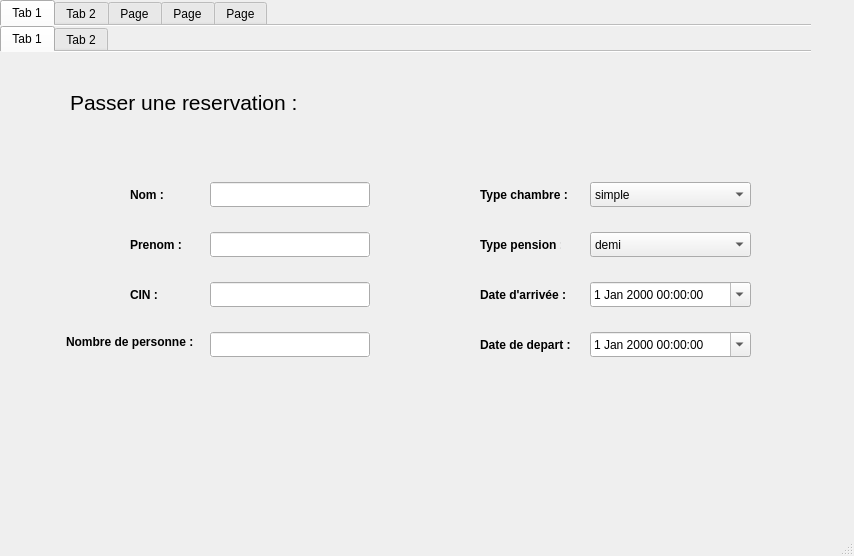
<?xml version="1.0" encoding="UTF-8"?>
<ui version="4.0">
 <class>MainWindow</class>
 <widget class="QMainWindow" name="MainWindow">
  <property name="geometry">
   <rect>
    <x>0</x>
    <y>0</y>
    <width>854</width>
    <height>556</height>
   </rect>
  </property>
  <property name="windowTitle">
   <string>MainWindow</string>
  </property>
  <widget class="QWidget" name="centralwidget">
   <widget class="QTabWidget" name="tabWidget">
    <property name="geometry">
     <rect>
      <x>0</x>
      <y>0</y>
      <width>811</width>
      <height>591</height>
     </rect>
    </property>
    <property name="mouseTracking">
     <bool>true</bool>
    </property>
    <property name="tabletTracking">
     <bool>true</bool>
    </property>
    <property name="currentIndex">
     <number>0</number>
    </property>
    <property name="documentMode">
     <bool>true</bool>
    </property>
    <widget class="QWidget" name="HBRG">
     <attribute name="title">
      <string>Tab 1</string>
     </attribute>
     <widget class="QTabWidget" name="tabWidget_2">
      <property name="geometry">
       <rect>
        <x>0</x>
        <y>0</y>
        <width>901</width>
        <height>491</height>
       </rect>
      </property>
      <property name="currentIndex">
       <number>0</number>
      </property>
      <property name="documentMode">
       <bool>true</bool>
      </property>
      <widget class="QWidget" name="tab">
       <attribute name="title">
        <string>Tab 1</string>
       </attribute>
       <widget class="QLineEdit" name="Nom">
        <property name="geometry">
         <rect>
          <x>210</x>
          <y>130</y>
          <width>160</width>
          <height>25</height>
         </rect>
        </property>
        <property name="autoFillBackground">
         <bool>true</bool>
        </property>
       </widget>
       <widget class="QLineEdit" name="CIIN_2">
        <property name="geometry">
         <rect>
          <x>210</x>
          <y>230</y>
          <width>160</width>
          <height>25</height>
         </rect>
        </property>
        <property name="autoFillBackground">
         <bool>true</bool>
        </property>
       </widget>
       <widget class="QPushButton" name="pushButton_4">
        <property name="geometry">
         <rect>
          <x>90</x>
          <y>390</y>
          <width>40</width>
          <height>40</height>
         </rect>
        </property>
        <property name="autoFillBackground">
         <bool>false</bool>
        </property>
        <property name="styleSheet">
         <string notr="true">background-color:tranparent;
border-image:url(:/images/icones/quit.png);
background:none;
border:none;
background-repeat:none;</string>
        </property>
        <property name="text">
         <string/>
        </property>
       </widget>
       <widget class="QPushButton" name="pushButton_6">
        <property name="geometry">
         <rect>
          <x>520</x>
          <y>390</y>
          <width>45</width>
          <height>40</height>
         </rect>
        </property>
        <property name="autoFillBackground">
         <bool>false</bool>
        </property>
        <property name="styleSheet">
         <string notr="true">background-color:tranparent;
border-image:url(:/images/icones/view.png);
background:none;
border:none;
background-repeat:none;</string>
        </property>
        <property name="text">
         <string/>
        </property>
       </widget>
       <widget class="QLineEdit" name="NBpersonnes_2">
        <property name="geometry">
         <rect>
          <x>210</x>
          <y>280</y>
          <width>160</width>
          <height>25</height>
         </rect>
        </property>
        <property name="autoFillBackground">
         <bool>true</bool>
        </property>
       </widget>
       <widget class="QLineEdit" name="Prenom">
        <property name="geometry">
         <rect>
          <x>210</x>
          <y>180</y>
          <width>160</width>
          <height>25</height>
         </rect>
        </property>
        <property name="autoFillBackground">
         <bool>true</bool>
        </property>
       </widget>
       <widget class="QPushButton" name="pushButton_5">
        <property name="geometry">
         <rect>
          <x>420</x>
          <y>390</y>
          <width>40</width>
          <height>40</height>
         </rect>
        </property>
        <property name="autoFillBackground">
         <bool>false</bool>
        </property>
        <property name="styleSheet">
         <string notr="true">background-color:tranparent;
border-image:url(:/images/icones/save.png);
background:none;
border:none;
background-repeat:none;</string>
        </property>
        <property name="text">
         <string/>
        </property>
       </widget>
       <widget class="QLabel" name="label">
        <property name="geometry">
         <rect>
          <x>70</x>
          <y>30</y>
          <width>241</width>
          <height>41</height>
         </rect>
        </property>
        <property name="font">
         <font>
          <pointsize>16</pointsize>
         </font>
        </property>
        <property name="text">
         <string>Passer une reservation :</string>
        </property>
       </widget>
       <widget class="QLabel" name="label_14">
        <property name="geometry">
         <rect>
          <x>130</x>
          <y>130</y>
          <width>70</width>
          <height>25</height>
         </rect>
        </property>
        <property name="font">
         <font>
          <weight>75</weight>
          <bold>true</bold>
         </font>
        </property>
        <property name="text">
         <string>Nom :</string>
        </property>
       </widget>
       <widget class="QLabel" name="label_15">
        <property name="geometry">
         <rect>
          <x>130</x>
          <y>180</y>
          <width>70</width>
          <height>25</height>
         </rect>
        </property>
        <property name="font">
         <font>
          <weight>75</weight>
          <bold>true</bold>
         </font>
        </property>
        <property name="text">
         <string>Prenom :</string>
        </property>
       </widget>
       <widget class="QLabel" name="label_16">
        <property name="geometry">
         <rect>
          <x>130</x>
          <y>230</y>
          <width>70</width>
          <height>25</height>
         </rect>
        </property>
        <property name="font">
         <font>
          <weight>75</weight>
          <bold>true</bold>
         </font>
        </property>
        <property name="text">
         <string>CIN :</string>
        </property>
       </widget>
       <widget class="QLabel" name="label_17">
        <property name="geometry">
         <rect>
          <x>66</x>
          <y>280</y>
          <width>131</width>
          <height>20</height>
         </rect>
        </property>
        <property name="font">
         <font>
          <weight>75</weight>
          <bold>true</bold>
         </font>
        </property>
        <property name="text">
         <string>Nombre de personne :</string>
        </property>
       </widget>
       <widget class="QLabel" name="label_18">
        <property name="geometry">
         <rect>
          <x>480</x>
          <y>130</y>
          <width>91</width>
          <height>25</height>
         </rect>
        </property>
        <property name="font">
         <font>
          <weight>75</weight>
          <bold>true</bold>
         </font>
        </property>
        <property name="text">
         <string>Type chambre :</string>
        </property>
       </widget>
       <widget class="QLabel" name="label_19">
        <property name="geometry">
         <rect>
          <x>480</x>
          <y>180</y>
          <width>81</width>
          <height>25</height>
         </rect>
        </property>
        <property name="font">
         <font>
          <weight>75</weight>
          <bold>true</bold>
         </font>
        </property>
        <property name="text">
         <string>Type pension :</string>
        </property>
       </widget>
       <widget class="QLabel" name="label_20">
        <property name="geometry">
         <rect>
          <x>480</x>
          <y>230</y>
          <width>91</width>
          <height>25</height>
         </rect>
        </property>
        <property name="font">
         <font>
          <weight>75</weight>
          <bold>true</bold>
         </font>
        </property>
        <property name="text">
         <string>Date d'arrivée :</string>
        </property>
       </widget>
       <widget class="QLabel" name="label_21">
        <property name="geometry">
         <rect>
          <x>480</x>
          <y>280</y>
          <width>91</width>
          <height>25</height>
         </rect>
        </property>
        <property name="font">
         <font>
          <weight>75</weight>
          <bold>true</bold>
         </font>
        </property>
        <property name="text">
         <string>Date de depart :</string>
        </property>
       </widget>
       <widget class="QDateTimeEdit" name="dateTimeEdit">
        <property name="geometry">
         <rect>
          <x>590</x>
          <y>230</y>
          <width>161</width>
          <height>25</height>
         </rect>
        </property>
        <property name="calendarPopup">
         <bool>true</bool>
        </property>
       </widget>
       <widget class="QDateTimeEdit" name="dateTimeEdit_2">
        <property name="geometry">
         <rect>
          <x>590</x>
          <y>280</y>
          <width>161</width>
          <height>25</height>
         </rect>
        </property>
        <property name="calendarPopup">
         <bool>true</bool>
        </property>
       </widget>
       <widget class="QComboBox" name="TypeC">
        <property name="geometry">
         <rect>
          <x>590</x>
          <y>130</y>
          <width>161</width>
          <height>25</height>
         </rect>
        </property>
        <item>
         <property name="text">
          <string>simple</string>
         </property>
        </item>
        <item>
         <property name="text">
          <string>double</string>
         </property>
        </item>
        <item>
         <property name="text">
          <string>suite</string>
         </property>
        </item>
       </widget>
       <widget class="QComboBox" name="TypeP_2">
        <property name="geometry">
         <rect>
          <x>590</x>
          <y>180</y>
          <width>161</width>
          <height>25</height>
         </rect>
        </property>
        <item>
         <property name="text">
          <string>demi</string>
         </property>
        </item>
        <item>
         <property name="text">
          <string>complete</string>
         </property>
        </item>
       </widget>
      </widget>
      <widget class="QWidget" name="tab_2">
       <attribute name="title">
        <string>Tab 2</string>
       </attribute>
       <widget class="QPushButton" name="pushButton_7">
        <property name="geometry">
         <rect>
          <x>110</x>
          <y>390</y>
          <width>80</width>
          <height>21</height>
         </rect>
        </property>
        <property name="autoFillBackground">
         <bool>true</bool>
        </property>
        <property name="text">
         <string>Quitter</string>
        </property>
       </widget>
       <widget class="QPushButton" name="pushButton_8">
        <property name="geometry">
         <rect>
          <x>550</x>
          <y>390</y>
          <width>80</width>
          <height>21</height>
         </rect>
        </property>
        <property name="autoFillBackground">
         <bool>true</bool>
        </property>
        <property name="text">
         <string>affichage</string>
        </property>
       </widget>
       <widget class="QLineEdit" name="NbPr">
        <property name="geometry">
         <rect>
          <x>210</x>
          <y>220</y>
          <width>160</width>
          <height>25</height>
         </rect>
        </property>
        <property name="autoFillBackground">
         <bool>true</bool>
        </property>
       </widget>
       <widget class="QPushButton" name="pushButton_9">
        <property name="geometry">
         <rect>
          <x>450</x>
          <y>390</y>
          <width>80</width>
          <height>21</height>
         </rect>
        </property>
        <property name="autoFillBackground">
         <bool>true</bool>
        </property>
        <property name="text">
         <string>Valider</string>
        </property>
       </widget>
       <widget class="QLabel" name="label_2">
        <property name="geometry">
         <rect>
          <x>70</x>
          <y>30</y>
          <width>241</width>
          <height>41</height>
         </rect>
        </property>
        <property name="font">
         <font>
          <pointsize>16</pointsize>
         </font>
        </property>
        <property name="text">
         <string> Chambres :</string>
        </property>
       </widget>
       <widget class="QLineEdit" name="Num">
        <property name="geometry">
         <rect>
          <x>210</x>
          <y>140</y>
          <width>160</width>
          <height>25</height>
         </rect>
        </property>
        <property name="autoFillBackground">
         <bool>true</bool>
        </property>
       </widget>
       <widget class="QLabel" name="label_22">
        <property name="geometry">
         <rect>
          <x>120</x>
          <y>140</y>
          <width>50</width>
          <height>13</height>
         </rect>
        </property>
        <property name="font">
         <font>
          <weight>75</weight>
          <bold>true</bold>
         </font>
        </property>
        <property name="text">
         <string>Numero:</string>
        </property>
       </widget>
       <widget class="QLabel" name="label_23">
        <property name="geometry">
         <rect>
          <x>120</x>
          <y>180</y>
          <width>50</width>
          <height>13</height>
         </rect>
        </property>
        <property name="font">
         <font>
          <weight>75</weight>
          <bold>true</bold>
         </font>
        </property>
        <property name="text">
         <string>Etat:</string>
        </property>
       </widget>
       <widget class="QLabel" name="label_24">
        <property name="geometry">
         <rect>
          <x>120</x>
          <y>220</y>
          <width>50</width>
          <height>13</height>
         </rect>
        </property>
        <property name="font">
         <font>
          <weight>75</weight>
          <bold>true</bold>
         </font>
        </property>
        <property name="text">
         <string>Capacite:</string>
        </property>
       </widget>
       <widget class="QLabel" name="label_25">
        <property name="geometry">
         <rect>
          <x>120</x>
          <y>270</y>
          <width>50</width>
          <height>13</height>
         </rect>
        </property>
        <property name="font">
         <font>
          <weight>75</weight>
          <bold>true</bold>
         </font>
        </property>
        <property name="text">
         <string>Type:</string>
        </property>
       </widget>
       <widget class="QComboBox" name="Etat">
        <property name="geometry">
         <rect>
          <x>210</x>
          <y>180</y>
          <width>160</width>
          <height>25</height>
         </rect>
        </property>
        <item>
         <property name="text">
          <string>Reserver </string>
         </property>
        </item>
        <item>
         <property name="text">
          <string>Non reserver </string>
         </property>
        </item>
       </widget>
       <widget class="QComboBox" name="Type">
        <property name="geometry">
         <rect>
          <x>210</x>
          <y>270</y>
          <width>160</width>
          <height>25</height>
         </rect>
        </property>
        <item>
         <property name="text">
          <string>simple</string>
         </property>
        </item>
        <item>
         <property name="text">
          <string>double</string>
         </property>
        </item>
        <item>
         <property name="text">
          <string>suite</string>
         </property>
        </item>
       </widget>
      </widget>
     </widget>
    </widget>
    <widget class="QWidget" name="RESTO">
     <attribute name="title">
      <string>Tab 2</string>
     </attribute>
     <widget class="QTabWidget" name="tabWidget_3">
      <property name="geometry">
       <rect>
        <x>0</x>
        <y>0</y>
        <width>821</width>
        <height>80</height>
       </rect>
      </property>
      <property name="currentIndex">
       <number>0</number>
      </property>
      <property name="documentMode">
       <bool>true</bool>
      </property>
      <widget class="QWidget" name="tab_3">
       <attribute name="title">
        <string>Tab 1</string>
       </attribute>
      </widget>
      <widget class="QWidget" name="tab_4">
       <attribute name="title">
        <string>Tab 2</string>
       </attribute>
      </widget>
     </widget>
    </widget>
    <widget class="QWidget" name="RH">
     <attribute name="title">
      <string>Page</string>
     </attribute>
     <widget class="QTabWidget" name="tabWidget_4">
      <property name="geometry">
       <rect>
        <x>0</x>
        <y>0</y>
        <width>821</width>
        <height>531</height>
       </rect>
      </property>
      <property name="currentIndex">
       <number>1</number>
      </property>
      <property name="documentMode">
       <bool>true</bool>
      </property>
      <widget class="QWidget" name="tab_5">
       <attribute name="title">
        <string>Tab 1</string>
       </attribute>
       <widget class="QTabWidget" name="tabWidget_7">
        <property name="geometry">
         <rect>
          <x>0</x>
          <y>-20</y>
          <width>811</width>
          <height>491</height>
         </rect>
        </property>
        <property name="currentIndex">
         <number>1</number>
        </property>
        <widget class="QWidget" name="tab_11">
         <attribute name="title">
          <string>Tab 1</string>
         </attribute>
        </widget>
        <widget class="QWidget" name="tab_12">
         <attribute name="title">
          <string>Tab 2</string>
         </attribute>
         <widget class="QPushButton" name="pushButton_10">
          <property name="geometry">
           <rect>
            <x>50</x>
            <y>370</y>
            <width>80</width>
            <height>21</height>
           </rect>
          </property>
          <property name="autoFillBackground">
           <bool>true</bool>
          </property>
          <property name="text">
           <string>Valider</string>
          </property>
         </widget>
         <widget class="QCalendarWidget" name="date">
          <property name="geometry">
           <rect>
            <x>400</x>
            <y>90</y>
            <width>281</width>
            <height>201</height>
           </rect>
          </property>
          <property name="autoFillBackground">
           <bool>true</bool>
          </property>
         </widget>
         <widget class="QPushButton" name="pushButton_11">
          <property name="geometry">
           <rect>
            <x>610</x>
            <y>370</y>
            <width>80</width>
            <height>21</height>
           </rect>
          </property>
          <property name="autoFillBackground">
           <bool>true</bool>
          </property>
          <property name="text">
           <string>Quitter</string>
          </property>
         </widget>
         <widget class="QPushButton" name="pushButton_12">
          <property name="geometry">
           <rect>
            <x>510</x>
            <y>370</y>
            <width>75</width>
            <height>23</height>
           </rect>
          </property>
          <property name="text">
           <string>afficher</string>
          </property>
         </widget>
         <widget class="QLineEdit" name="grade">
          <property name="geometry">
           <rect>
            <x>50</x>
            <y>160</y>
            <width>160</width>
            <height>25</height>
           </rect>
          </property>
          <property name="autoFillBackground">
           <bool>true</bool>
          </property>
         </widget>
         <widget class="QLabel" name="label_10">
          <property name="geometry">
           <rect>
            <x>40</x>
            <y>40</y>
            <width>241</width>
            <height>41</height>
           </rect>
          </property>
          <property name="font">
           <font>
            <pointsize>16</pointsize>
           </font>
          </property>
          <property name="text">
           <string>Personnel :</string>
          </property>
         </widget>
         <widget class="QLineEdit" name="salaire">
          <property name="geometry">
           <rect>
            <x>50</x>
            <y>200</y>
            <width>160</width>
            <height>25</height>
           </rect>
          </property>
          <property name="autoFillBackground">
           <bool>true</bool>
          </property>
         </widget>
         <widget class="QLineEdit" name="cin">
          <property name="geometry">
           <rect>
            <x>50</x>
            <y>120</y>
            <width>160</width>
            <height>25</height>
           </rect>
          </property>
          <property name="autoFillBackground">
           <bool>true</bool>
          </property>
         </widget>
         <widget class="QPushButton" name="pushButton">
          <property name="geometry">
           <rect>
            <x>390</x>
            <y>370</y>
            <width>75</width>
            <height>23</height>
           </rect>
          </property>
          <property name="text">
           <string>statistique</string>
          </property>
         </widget>
        </widget>
       </widget>
      </widget>
      <widget class="QWidget" name="tab_6">
       <attribute name="title">
        <string>Tab 2</string>
       </attribute>
       <widget class="QPushButton" name="pushButton_13">
        <property name="geometry">
         <rect>
          <x>450</x>
          <y>400</y>
          <width>80</width>
          <height>21</height>
         </rect>
        </property>
        <property name="autoFillBackground">
         <bool>true</bool>
        </property>
        <property name="text">
         <string>Valider</string>
        </property>
       </widget>
       <widget class="QLineEdit" name="CIINP_2">
        <property name="geometry">
         <rect>
          <x>70</x>
          <y>150</y>
          <width>160</width>
          <height>25</height>
         </rect>
        </property>
        <property name="autoFillBackground">
         <bool>true</bool>
        </property>
       </widget>
       <widget class="QCalendarWidget" name="DATEDEBUT">
        <property name="geometry">
         <rect>
          <x>420</x>
          <y>120</y>
          <width>291</width>
          <height>201</height>
         </rect>
        </property>
        <property name="autoFillBackground">
         <bool>true</bool>
        </property>
       </widget>
       <widget class="QPushButton" name="pushButton_14">
        <property name="geometry">
         <rect>
          <x>80</x>
          <y>400</y>
          <width>80</width>
          <height>21</height>
         </rect>
        </property>
        <property name="autoFillBackground">
         <bool>true</bool>
        </property>
        <property name="text">
         <string>Quitter</string>
        </property>
       </widget>
       <widget class="QLabel" name="label_4">
        <property name="geometry">
         <rect>
          <x>70</x>
          <y>40</y>
          <width>241</width>
          <height>41</height>
         </rect>
        </property>
        <property name="font">
         <font>
          <pointsize>16</pointsize>
         </font>
        </property>
        <property name="text">
         <string>Demande :</string>
        </property>
       </widget>
       <widget class="QLineEdit" name="QUANTITE_DEMANDE">
        <property name="geometry">
         <rect>
          <x>70</x>
          <y>230</y>
          <width>160</width>
          <height>25</height>
         </rect>
        </property>
        <property name="autoFillBackground">
         <bool>true</bool>
        </property>
       </widget>
       <widget class="QPushButton" name="pushButton_15">
        <property name="geometry">
         <rect>
          <x>580</x>
          <y>400</y>
          <width>80</width>
          <height>21</height>
         </rect>
        </property>
        <property name="autoFillBackground">
         <bool>true</bool>
        </property>
        <property name="text">
         <string>affichage</string>
        </property>
       </widget>
       <widget class="QComboBox" name="TYPE_DEMANDE">
        <property name="geometry">
         <rect>
          <x>70</x>
          <y>190</y>
          <width>161</width>
          <height>21</height>
         </rect>
        </property>
        <item>
         <property name="text">
          <string>Congé</string>
         </property>
        </item>
        <item>
         <property name="text">
          <string>Augmentation de salaire</string>
         </property>
        </item>
       </widget>
      </widget>
     </widget>
    </widget>
    <widget class="QWidget" name="EVE">
     <attribute name="title">
      <string>Page</string>
     </attribute>
     <widget class="QTabWidget" name="tabWidget_5">
      <property name="geometry">
       <rect>
        <x>0</x>
        <y>0</y>
        <width>821</width>
        <height>641</height>
       </rect>
      </property>
      <property name="currentIndex">
       <number>0</number>
      </property>
      <property name="documentMode">
       <bool>true</bool>
      </property>
      <widget class="QWidget" name="tab_7">
       <attribute name="title">
        <string>Tab 1</string>
       </attribute>
       <widget class="QPushButton" name="pushButton_17">
        <property name="geometry">
         <rect>
          <x>70</x>
          <y>400</y>
          <width>80</width>
          <height>21</height>
         </rect>
        </property>
        <property name="autoFillBackground">
         <bool>true</bool>
        </property>
        <property name="text">
         <string>Quitter</string>
        </property>
       </widget>
       <widget class="QLineEdit" name="Ref">
        <property name="geometry">
         <rect>
          <x>60</x>
          <y>150</y>
          <width>160</width>
          <height>25</height>
         </rect>
        </property>
        <property name="autoFillBackground">
         <bool>true</bool>
        </property>
       </widget>
       <widget class="QPushButton" name="pushButton_16">
        <property name="geometry">
         <rect>
          <x>440</x>
          <y>400</y>
          <width>80</width>
          <height>21</height>
         </rect>
        </property>
        <property name="autoFillBackground">
         <bool>true</bool>
        </property>
        <property name="text">
         <string>Valider</string>
        </property>
       </widget>
       <widget class="QLineEdit" name="etatM">
        <property name="geometry">
         <rect>
          <x>60</x>
          <y>230</y>
          <width>160</width>
          <height>25</height>
         </rect>
        </property>
        <property name="autoFillBackground">
         <bool>true</bool>
        </property>
       </widget>
       <widget class="QLineEdit" name="QNT">
        <property name="geometry">
         <rect>
          <x>60</x>
          <y>190</y>
          <width>160</width>
          <height>25</height>
         </rect>
        </property>
        <property name="autoFillBackground">
         <bool>true</bool>
        </property>
       </widget>
       <widget class="QLabel" name="label_5">
        <property name="geometry">
         <rect>
          <x>60</x>
          <y>40</y>
          <width>241</width>
          <height>41</height>
         </rect>
        </property>
        <property name="font">
         <font>
          <pointsize>16</pointsize>
         </font>
        </property>
        <property name="text">
         <string>Materiaux :</string>
        </property>
       </widget>
       <widget class="QPushButton" name="pushButton_18">
        <property name="geometry">
         <rect>
          <x>570</x>
          <y>400</y>
          <width>80</width>
          <height>21</height>
         </rect>
        </property>
        <property name="autoFillBackground">
         <bool>true</bool>
        </property>
        <property name="text">
         <string>affichage</string>
        </property>
       </widget>
      </widget>
      <widget class="QWidget" name="tab_8">
       <attribute name="title">
        <string>Tab 2</string>
       </attribute>
       <widget class="QPushButton" name="pushButton_19">
        <property name="geometry">
         <rect>
          <x>440</x>
          <y>400</y>
          <width>80</width>
          <height>21</height>
         </rect>
        </property>
        <property name="autoFillBackground">
         <bool>true</bool>
        </property>
        <property name="text">
         <string>Valider</string>
        </property>
       </widget>
       <widget class="QLineEdit" name="NomEVE">
        <property name="geometry">
         <rect>
          <x>60</x>
          <y>150</y>
          <width>160</width>
          <height>25</height>
         </rect>
        </property>
        <property name="autoFillBackground">
         <bool>true</bool>
        </property>
       </widget>
       <widget class="QCalendarWidget" name="calendarWidget_5">
        <property name="geometry">
         <rect>
          <x>410</x>
          <y>120</y>
          <width>291</width>
          <height>201</height>
         </rect>
        </property>
        <property name="autoFillBackground">
         <bool>true</bool>
        </property>
       </widget>
       <widget class="QPushButton" name="pushButton_20">
        <property name="geometry">
         <rect>
          <x>70</x>
          <y>400</y>
          <width>80</width>
          <height>21</height>
         </rect>
        </property>
        <property name="autoFillBackground">
         <bool>true</bool>
        </property>
        <property name="text">
         <string>Quitter</string>
        </property>
       </widget>
       <widget class="QLineEdit" name="TypeEVE">
        <property name="geometry">
         <rect>
          <x>60</x>
          <y>190</y>
          <width>160</width>
          <height>25</height>
         </rect>
        </property>
        <property name="autoFillBackground">
         <bool>true</bool>
        </property>
       </widget>
       <widget class="QLabel" name="label_6">
        <property name="geometry">
         <rect>
          <x>60</x>
          <y>40</y>
          <width>241</width>
          <height>41</height>
         </rect>
        </property>
        <property name="font">
         <font>
          <pointsize>16</pointsize>
         </font>
        </property>
        <property name="text">
         <string>Evenements :</string>
        </property>
       </widget>
       <widget class="QLineEdit" name="NBpEVE">
        <property name="geometry">
         <rect>
          <x>60</x>
          <y>230</y>
          <width>160</width>
          <height>25</height>
         </rect>
        </property>
        <property name="autoFillBackground">
         <bool>true</bool>
        </property>
       </widget>
       <widget class="QPushButton" name="pushButton_21">
        <property name="geometry">
         <rect>
          <x>570</x>
          <y>400</y>
          <width>80</width>
          <height>21</height>
         </rect>
        </property>
        <property name="autoFillBackground">
         <bool>true</bool>
        </property>
        <property name="text">
         <string>affichage</string>
        </property>
       </widget>
      </widget>
     </widget>
    </widget>
    <widget class="QWidget" name="LSR">
     <attribute name="title">
      <string>Page</string>
     </attribute>
     <widget class="QTabWidget" name="tabWidget_6">
      <property name="geometry">
       <rect>
        <x>0</x>
        <y>0</y>
        <width>821</width>
        <height>641</height>
       </rect>
      </property>
      <property name="currentIndex">
       <number>0</number>
      </property>
      <property name="documentMode">
       <bool>true</bool>
      </property>
      <widget class="QWidget" name="tab_9">
       <attribute name="title">
        <string>Tab 1</string>
       </attribute>
       <widget class="QPushButton" name="pushButton_22">
        <property name="geometry">
         <rect>
          <x>430</x>
          <y>400</y>
          <width>80</width>
          <height>21</height>
         </rect>
        </property>
        <property name="autoFillBackground">
         <bool>true</bool>
        </property>
        <property name="text">
         <string>Valider</string>
        </property>
       </widget>
       <widget class="QLineEdit" name="IdANIM">
        <property name="geometry">
         <rect>
          <x>50</x>
          <y>150</y>
          <width>160</width>
          <height>25</height>
         </rect>
        </property>
        <property name="autoFillBackground">
         <bool>true</bool>
        </property>
       </widget>
       <widget class="QCalendarWidget" name="calendarWidget_6">
        <property name="geometry">
         <rect>
          <x>400</x>
          <y>120</y>
          <width>291</width>
          <height>201</height>
         </rect>
        </property>
        <property name="autoFillBackground">
         <bool>true</bool>
        </property>
       </widget>
       <widget class="QPushButton" name="pushButton_23">
        <property name="geometry">
         <rect>
          <x>60</x>
          <y>400</y>
          <width>80</width>
          <height>21</height>
         </rect>
        </property>
        <property name="autoFillBackground">
         <bool>true</bool>
        </property>
        <property name="text">
         <string>Quitter</string>
        </property>
       </widget>
       <widget class="QLineEdit" name="LieuANIM">
        <property name="geometry">
         <rect>
          <x>50</x>
          <y>190</y>
          <width>160</width>
          <height>25</height>
         </rect>
        </property>
        <property name="autoFillBackground">
         <bool>true</bool>
        </property>
       </widget>
       <widget class="QLabel" name="label_7">
        <property name="geometry">
         <rect>
          <x>50</x>
          <y>40</y>
          <width>241</width>
          <height>41</height>
         </rect>
        </property>
        <property name="font">
         <font>
          <pointsize>16</pointsize>
         </font>
        </property>
        <property name="text">
         <string>Animation : </string>
        </property>
       </widget>
       <widget class="QLineEdit" name="TypeANIM">
        <property name="geometry">
         <rect>
          <x>50</x>
          <y>230</y>
          <width>160</width>
          <height>25</height>
         </rect>
        </property>
        <property name="autoFillBackground">
         <bool>true</bool>
        </property>
       </widget>
       <widget class="QPushButton" name="pushButton_24">
        <property name="geometry">
         <rect>
          <x>560</x>
          <y>400</y>
          <width>80</width>
          <height>21</height>
         </rect>
        </property>
        <property name="autoFillBackground">
         <bool>true</bool>
        </property>
        <property name="text">
         <string>affichage</string>
        </property>
       </widget>
      </widget>
      <widget class="QWidget" name="tab_10">
       <attribute name="title">
        <string>Tab 2</string>
       </attribute>
       <widget class="QPushButton" name="pushButton_25">
        <property name="geometry">
         <rect>
          <x>430</x>
          <y>400</y>
          <width>80</width>
          <height>21</height>
         </rect>
        </property>
        <property name="autoFillBackground">
         <bool>true</bool>
        </property>
        <property name="text">
         <string>Valider</string>
        </property>
       </widget>
       <widget class="QPushButton" name="pushButton_26">
        <property name="geometry">
         <rect>
          <x>560</x>
          <y>400</y>
          <width>80</width>
          <height>21</height>
         </rect>
        </property>
        <property name="autoFillBackground">
         <bool>true</bool>
        </property>
        <property name="text">
         <string>affichage</string>
        </property>
       </widget>
       <widget class="QLineEdit" name="IdANIM_2">
        <property name="geometry">
         <rect>
          <x>50</x>
          <y>150</y>
          <width>160</width>
          <height>25</height>
         </rect>
        </property>
        <property name="autoFillBackground">
         <bool>true</bool>
        </property>
       </widget>
       <widget class="QLineEdit" name="TypeANIM2">
        <property name="geometry">
         <rect>
          <x>50</x>
          <y>230</y>
          <width>160</width>
          <height>25</height>
         </rect>
        </property>
        <property name="autoFillBackground">
         <bool>true</bool>
        </property>
       </widget>
       <widget class="QLineEdit" name="etatANIM">
        <property name="geometry">
         <rect>
          <x>50</x>
          <y>190</y>
          <width>160</width>
          <height>25</height>
         </rect>
        </property>
        <property name="autoFillBackground">
         <bool>true</bool>
        </property>
       </widget>
       <widget class="QLabel" name="label_8">
        <property name="geometry">
         <rect>
          <x>50</x>
          <y>40</y>
          <width>241</width>
          <height>41</height>
         </rect>
        </property>
        <property name="font">
         <font>
          <pointsize>16</pointsize>
         </font>
        </property>
        <property name="text">
         <string>Equipement :</string>
        </property>
       </widget>
       <widget class="QPushButton" name="pushButton_27">
        <property name="geometry">
         <rect>
          <x>60</x>
          <y>400</y>
          <width>80</width>
          <height>21</height>
         </rect>
        </property>
        <property name="autoFillBackground">
         <bool>true</bool>
        </property>
        <property name="text">
         <string>Quitter</string>
        </property>
       </widget>
       <widget class="QLineEdit" name="quantiteANIM">
        <property name="geometry">
         <rect>
          <x>50</x>
          <y>270</y>
          <width>160</width>
          <height>25</height>
         </rect>
        </property>
        <property name="autoFillBackground">
         <bool>true</bool>
        </property>
       </widget>
       <widget class="QLabel" name="label_9">
        <property name="geometry">
         <rect>
          <x>160</x>
          <y>340</y>
          <width>961</width>
          <height>311</height>
         </rect>
        </property>
        <property name="text">
         <string/>
        </property>
       </widget>
       <zorder>TypeANIM2</zorder>
       <zorder>pushButton_27</zorder>
       <zorder>pushButton_25</zorder>
       <zorder>quantiteANIM</zorder>
       <zorder>label_8</zorder>
       <zorder>IdANIM_2</zorder>
       <zorder>etatANIM</zorder>
       <zorder>pushButton_26</zorder>
       <zorder>label_9</zorder>
      </widget>
     </widget>
    </widget>
   </widget>
  </widget>
  <widget class="QStatusBar" name="statusbar"/>
  <widget class="QMenuBar" name="menubar">
   <property name="geometry">
    <rect>
     <x>0</x>
     <y>0</y>
     <width>854</width>
     <height>20</height>
    </rect>
   </property>
  </widget>
 </widget>
 <resources/>
 <connections/>
</ui>
